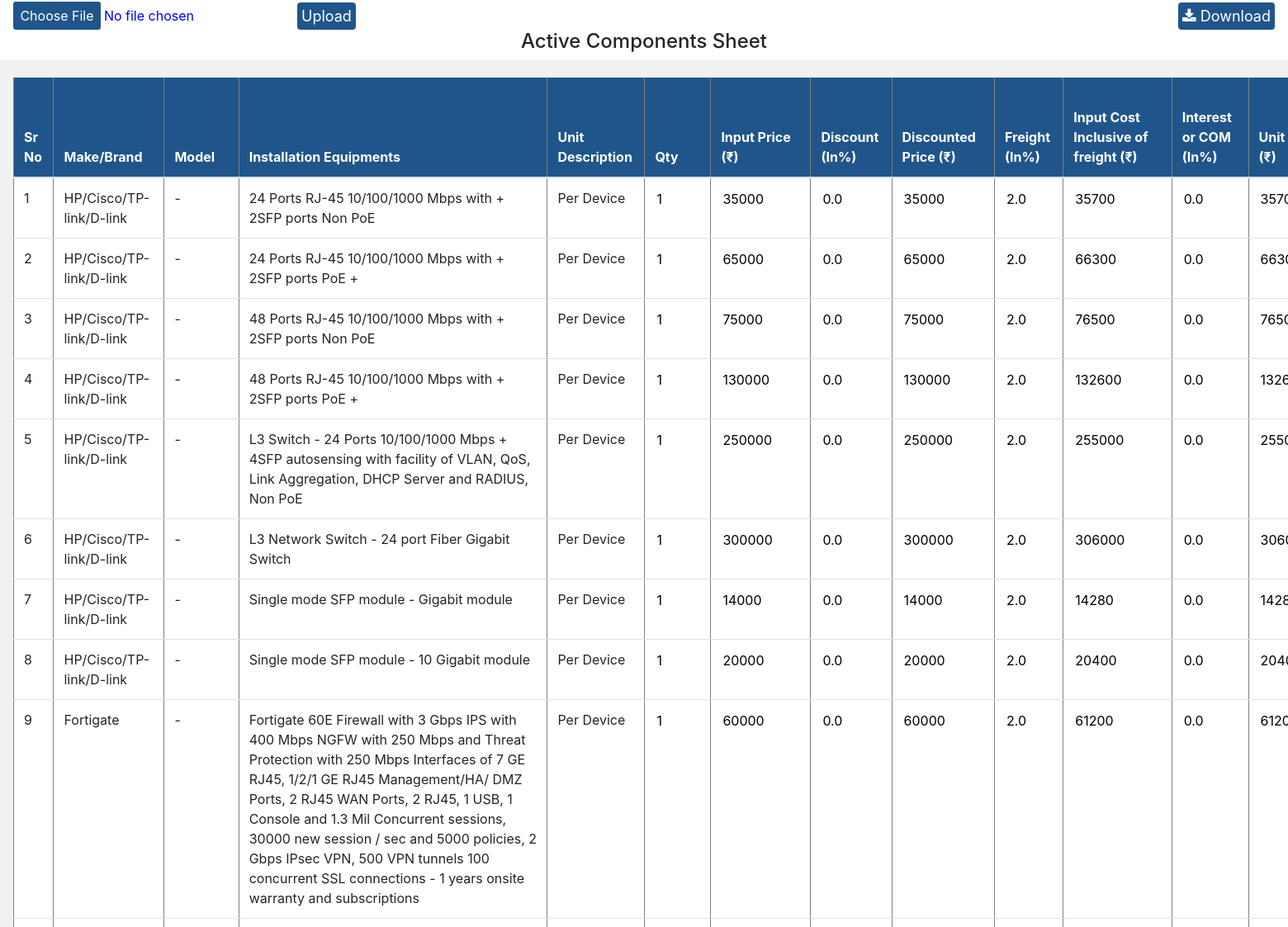
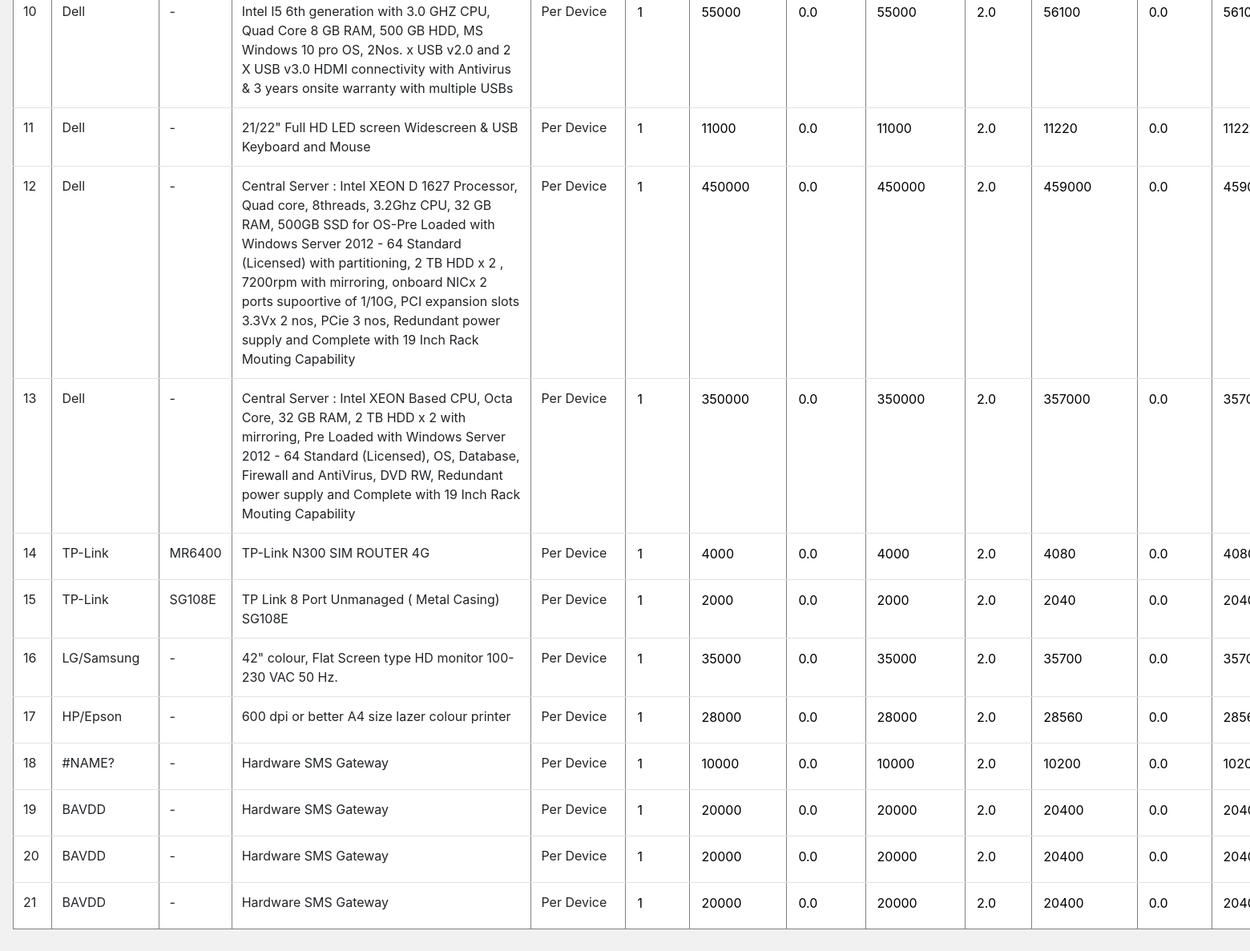
The app's page /admins/hardwareactive/ with its own data (2 pictures, top to bottom).
### Admin1/models.py (models this page shows)
class HardWareActive(models.Model):
    sr_no=models.AutoField(primary_key=True)
    MakeBrand=models.CharField(max_length=500)
    Model=models.CharField(max_length=500)
    InstallationEquipments=models.CharField(max_length=500)
    UnitDescription=models.CharField(max_length=500)
    Qty=models.IntegerField()
    InputPrice =models.IntegerField()
    Discount=models.IntegerField()
    DiscountedPrice=models.IntegerField()
    Freight=models.IntegerField()
    InputCostInclusiveoffreight=models.IntegerField()
    InterestCOM=models.IntegerField()
    UnitCost=models.IntegerField()
    InwardTax=models.IntegerField()
    UnitCostInclusiveofRisk=models.IntegerField()
    ContigencyPercentage=models.IntegerField()
    UnitCostInclusiveofContigency=models.IntegerField()
    Margin=models.IntegerField()
    Unit_Price=models.IntegerField()
    WarrantyCharges=models.IntegerField()
    UnitPrice=models.IntegerField()
    InsuranceCharges =models.IntegerField()
    ListPricewithoutRoundup =models.IntegerField()
    ListPricewithRoundedup =models.IntegerField()

class InputConfiguration(models.Model):
    sr_no=models.AutoField(primary_key=True)
    desc=models.CharField(max_length=500)
    ft_hardware=models.FloatField()
    active=models.FloatField()
    passive=models.FloatField()
    ddcsensor=models.FloatField()
    thirdparty=models.FloatField()
    cabpiptray=models.FloatField()
    ft_hardware1=models.FloatField()
    active1=models.FloatField()
    passive1=models.FloatField()
    ddcsensor1=models.FloatField()
    thirdparty1=models.FloatField()
    cabpiptray1=models.FloatField()
    ftmandayeffort=models.FloatField()
    othersmicffort=models.FloatField()
    ft2=models.FloatField()
    ft3=models.FloatField()
    ft4=models.FloatField()

### Admin1/views.py (the view)
# urls.py: path('hardwareactive/',views.hardwareactive,name='hardwareactive'),
def hardwareactive(request):
	entries=HardWareActive.objects.all()
	context=fetchdata()
	context['entries']=entries
	return render(request,'Admin1/hardwareactive.html',context)

### Admin1/views.py (called while the page is built)
def fetchdata():
	context={}
	InputConfigurations=InputConfiguration.objects.all()
	for i in range(len(InputConfigurations)):
		context[f"InputConfigurations{i+1}"]=InputConfigurations[i]
	return context

### templates/Admin1/hardwareactive.html (shortened to what this page needs)
<!DOCTYPE html>
<html lang="en">
<head>
    <link rel="stylesheet" href="https://cdnjs.cloudflare.com/ajax/libs/font-awesome/4.7.0/css/font-awesome.min.css">
    <link rel="stylesheet" href="https://cdn.jsdelivr.net/npm/bootstrap@4.1.3/dist/css/bootstrap.min.css"
>
</head>
<body>
    <div style="display:flex;align-items:flex-end" >
    <form  action="/admins/hardwareactiveimport/" style="display:flex;align-items:flex-end" class="mx-3"  method="post" enctype="multipart/form-data">{% csrf_token %}
            <div style="display:inline-block"><input type="file" style="color: blue;" accept=".xls" required name="bookfile" id="bookfile"></div>
            <button type="submit"  id="upload" class="btn">Upload</button>
    </form>
    <a style="margin-left:auto ;" class="btnss" href="{% url 'export_hardwareactive' %}">
          <button class="btn mx-3"><i class="fa fa-download"></i> Download</button>
        </a>
    </div>
    <h4 style="text-align: center;">Active Components Sheet</h4>
    <div style="width:3000px;background-color: rgb(241, 241, 241);" class="shadow p-3 mb-5 rounded">
        <form class="my-1">
            <table class="table" border='1'>
                <thead>
                    <tr style="background-color:#20558B;color:white">
                        <th>Sr No</th>
                        <th>Make/Brand</th>
                        <th>Model</th>
                        <th>Installation Equipments</th>
                        <th>Unit Description</th>
                        <th>Qty</th>
                        <th>Input Price (₹)</th>
                        <th>Discount (In%)</th>
                        <th>Discounted Price (₹)</th>
                        <th>Freight (In%)</th>
                        <th>Input Cost Inclusive of freight (₹)</th>
                        <th>Interest or COM (In%)</th>
                        <th>Unit Cost (₹)</th>
                    </tr>
                </thead>
                <tbody>
                    {% for entry in entries %}
                    <tr style="background-color:white">
                        <td>{{entry.sr_no}}</td>
                        <td>{{entry.MakeBrand}}</td>
                        <td>{{entry.Model}}</td>
                        <td>{{entry.InstallationEquipments}}</td>
                        <td>{{entry.UnitDescription}}</td>
                        <th><input onchange="abcd(event)" class="{{entry.sr_no}}" id="{{entry.sr_no}}Qty" style="width: 55px;border:none" value="{{entry.Qty}}"
                                    type="number"></th>
                        <th><input onchange="efgh(event)" class="{{entry.sr_no}}" id="{{entry.sr_no}}InputPrice" style="width: 95px;border:none"  value="{{entry.InputPrice}}"
                                    type="number"></th>
                        <th><input  id="{{entry.sr_no}}Discount" style="width: 55px;border:none" readonly="true" value="{{InputConfigurations1.active}}"
                                    type="number"></th>
                        <th><input  id="{{entry.sr_no}}DiscountedPrice" style="width: 95px;border:none" readonly="true" value="{{entry.DiscountedPrice}}"
                                    type="number"></th>
                        <th><input  id="{{entry.sr_no}}Freight" style="width: 55px;border:none" readonly="true" value="{{InputConfigurations2.active}}"
                                    type="number"></th>
                        <th><input  id="{{entry.sr_no}}InputCostInclusiveoffreight" style="width: 95px;border:none" readonly="true" value="{{entry.InputCostInclusiveoffreight}}"
                                    type="number"></th>
                        <th><input  id="{{entry.sr_no}}InterestCOM" style="width: 55px;border:none" readonly="true" value="{{InputConfigurations3.active}}"
                                    type="number"></th>
                        <th><input  id="{{entry.sr_no}}UnitCost" style="width: 95px;border:none" readonly="true" value="{{entry.UnitCost}}"
                                    type="number"></th>
                    </tr>
                    {% endfor %}
                </tbody>
            </table>
        </form>
    </div>
</body>
</html>

### templates/Admin1/hardwareactive.html (style rules this page uses)
.btn { background-color: #20558B; border: none; color: white; padding: 3px 5px; cursor: pointer; font-size: 18px; }

### records on screen
HardWareActive: sr_no "1", MakeBrand "HP/Cisco/TP-link/D-link", Model "-", InstallationEquipments "24 Ports RJ-45 10/100/1000 Mbps with + 2SFP ports Non PoE", UnitDescription "Per Device", InputPrice "35000", DiscountedPrice "35000", InputCostInclusiveoffreight "35700", UnitCost "35700"
InputConfiguration: active "0.0"
InputConfiguration: active "2.0"
InputConfiguration: active "0.0"
HardWareActive: sr_no "2", MakeBrand "HP/Cisco/TP-link/D-link", Model "-", InstallationEquipments "24 Ports RJ-45 10/100/1000 Mbps with + 2SFP ports PoE +", UnitDescription "Per Device", Qty "1", InputPrice "65000", DiscountedPrice "65000", InputCostInclusiveoffreight "66300", UnitCost "66300"
HardWareActive: sr_no "3", MakeBrand "HP/Cisco/TP-link/D-link", Model "-", InstallationEquipments "48 Ports RJ-45 10/100/1000 Mbps with + 2SFP ports Non PoE", UnitDescription "Per Device", Qty "1", InputPrice "75000", DiscountedPrice "75000", InputCostInclusiveoffreight "76500", UnitCost "76500"
HardWareActive: sr_no "4", MakeBrand "HP/Cisco/TP-link/D-link", Model "-", InstallationEquipments "48 Ports RJ-45 10/100/1000 Mbps with + 2SFP ports PoE +", UnitDescription "Per Device", Qty "1", InputPrice "130000", DiscountedPrice "130000", InputCostInclusiveoffreight "132600", UnitCost "132600"
HardWareActive: sr_no "5", MakeBrand "HP/Cisco/TP-link/D-link", Model "-", InstallationEquipments "L3 Switch - 24 Ports 10/100/1000 Mbps + 4SFP autosensing with facility of VLAN, QoS, Link Aggregation, DHCP Server and RADIUS, Non PoE", UnitDescription "Per Device", Qty "1", InputPrice "250000", DiscountedPrice "250000", InputCostInclusiveoffreight "255000", UnitCost "255000"
HardWareActive: sr_no "6", MakeBrand "HP/Cisco/TP-link/D-link", Model "-", InstallationEquipments "L3 Network Switch - 24 port Fiber Gigabit Switch", UnitDescription "Per Device", Qty "1", InputPrice "300000", DiscountedPrice "300000", InputCostInclusiveoffreight "306000", UnitCost "306000"
HardWareActive: sr_no "7", MakeBrand "HP/Cisco/TP-link/D-link", Model "-", InstallationEquipments "Single mode SFP module - Gigabit module", UnitDescription "Per Device", Qty "1", InputPrice "14000", DiscountedPrice "14000", InputCostInclusiveoffreight "14280", UnitCost "14280"
HardWareActive: sr_no "8", MakeBrand "HP/Cisco/TP-link/D-link", Model "-", InstallationEquipments "Single mode SFP module - 10 Gigabit module", UnitDescription "Per Device", Qty "1", InputPrice "20000", DiscountedPrice "20000", InputCostInclusiveoffreight "20400", UnitCost "20400"
HardWareActive: sr_no "9", MakeBrand "Fortigate", Model "-", InstallationEquipments "Fortigate 60E Firewall with 3 Gbps IPS with 400 Mbps NGFW with 250 Mbps and Threat Protection with 250 Mbps Interfaces of 7 GE RJ45, 1/2/1 GE RJ45 Management/HA/ DMZ Ports, 2 RJ45 WAN Ports, 2 RJ45, 1 USB, 1 Console and 1.3 Mil Concurrent sessions, 30000 new session / sec and 5000 policies, 2 Gbps IPsec VPN, 500 VPN tunnels 100 concurrent SSL connections - 1 years onsite warranty and subscriptions", UnitDescription "Per Device", Qty "1", InputPrice "60000", DiscountedPrice "60000", InputCostInclusiveoffreight "61200", UnitCost "61200"
HardWareActive: sr_no "10", MakeBrand "Dell", Model "-", InstallationEquipments "Intel I5 6th generation with 3.0 GHZ CPU, Quad Core 8 GB RAM, 500 GB HDD, MS Windows 10 pro OS, 2Nos. x USB v2.0 and 2 X USB v3.0 HDMI connectivity with Antivirus & 3 years onsite warranty with multiple USBs", UnitDescription "Per Device", Qty "1", InputPrice "55000", DiscountedPrice "55000", InputCostInclusiveoffreight "56100", UnitCost "56100"
HardWareActive: sr_no "11", MakeBrand "Dell", Model "-", InstallationEquipments "21/22\" Full HD LED screen Widescreen & USB Keyboard and Mouse", UnitDescription "Per Device", Qty "1", InputPrice "11000", DiscountedPrice "11000", InputCostInclusiveoffreight "11220", UnitCost "11220"
HardWareActive: sr_no "12", MakeBrand "Dell", Model "-", InstallationEquipments "Central Server : Intel XEON D 1627 Processor, Quad core, 8threads, 3.2Ghz CPU, 32 GB RAM, 500GB SSD for OS-Pre Loaded with Windows Server 2012 - 64 Standard (Licensed) with partitioning, 2 TB HDD x 2 , 7200rpm with mirroring, onboard NICx 2 ports supoortive of 1/10G, PCI expansion slots 3.3Vx 2 nos, PCie 3 nos, Redundant power supply and Complete with 19 Inch Rack Mouting Capability", UnitDescription "Per Device", Qty "1", InputPrice "450000", DiscountedPrice "450000", InputCostInclusiveoffreight "459000", UnitCost "459000"
HardWareActive: sr_no "13", MakeBrand "Dell", Model "-", InstallationEquipments "Central Server : Intel XEON Based CPU, Octa Core, 32 GB RAM, 2 TB HDD x 2 with mirroring, Pre Loaded with Windows Server 2012 - 64 Standard (Licensed), OS, Database, Firewall and AntiVirus, DVD RW, Redundant power supply and Complete with 19 Inch Rack Mouting Capability", UnitDescription "Per Device", Qty "1", InputPrice "350000", DiscountedPrice "350000", InputCostInclusiveoffreight "357000", UnitCost "357000"
HardWareActive: sr_no "14", MakeBrand "TP-Link", Model "MR6400", InstallationEquipments "TP-Link N300 SIM ROUTER 4G", UnitDescription "Per Device", Qty "1", InputPrice "4000", DiscountedPrice "4000", InputCostInclusiveoffreight "4080", UnitCost "4080"
HardWareActive: sr_no "15", MakeBrand "TP-Link", Model "SG108E", InstallationEquipments "TP Link 8 Port Unmanaged ( Metal Casing) SG108E", UnitDescription "Per Device", Qty "1", InputPrice "2000", DiscountedPrice "2000", InputCostInclusiveoffreight "2040", UnitCost "2040"
HardWareActive: sr_no "16", MakeBrand "LG/Samsung", Model "-", InstallationEquipments "42\" colour, Flat Screen type HD monitor 100-230 VAC 50 Hz.", UnitDescription "Per Device", Qty "1", InputPrice "35000", DiscountedPrice "35000", InputCostInclusiveoffreight "35700", UnitCost "35700"
HardWareActive: sr_no "17", MakeBrand "HP/Epson", Model "-", InstallationEquipments "600 dpi or better A4 size lazer colour printer", UnitDescription "Per Device", Qty "1", InputPrice "28000", DiscountedPrice "28000", InputCostInclusiveoffreight "28560", UnitCost "28560"
HardWareActive: sr_no "18", MakeBrand "#NAME?", Model "-", InstallationEquipments "Hardware SMS Gateway", UnitDescription "Per Device", Qty "1", InputPrice "10000", DiscountedPrice "10000", InputCostInclusiveoffreight "10200", UnitCost "10200"
HardWareActive: sr_no "19", MakeBrand "BAVDD", Model "-", InstallationEquipments "Hardware SMS Gateway", UnitDescription "Per Device", Qty "1", InputPrice "20000", DiscountedPrice "20000", InputCostInclusiveoffreight "20400", UnitCost "20400"
HardWareActive: sr_no "20", MakeBrand "BAVDD", Model "-", InstallationEquipments "Hardware SMS Gateway", UnitDescription "Per Device", Qty "1", InputPrice "20000", DiscountedPrice "20000", InputCostInclusiveoffreight "20400", UnitCost "20400"
HardWareActive: sr_no "21", MakeBrand "BAVDD", Model "-", InstallationEquipments "Hardware SMS Gateway", UnitDescription "Per Device", Qty "1", InputPrice "20000", DiscountedPrice "20000", InputCostInclusiveoffreight "20400", UnitCost "20400"
